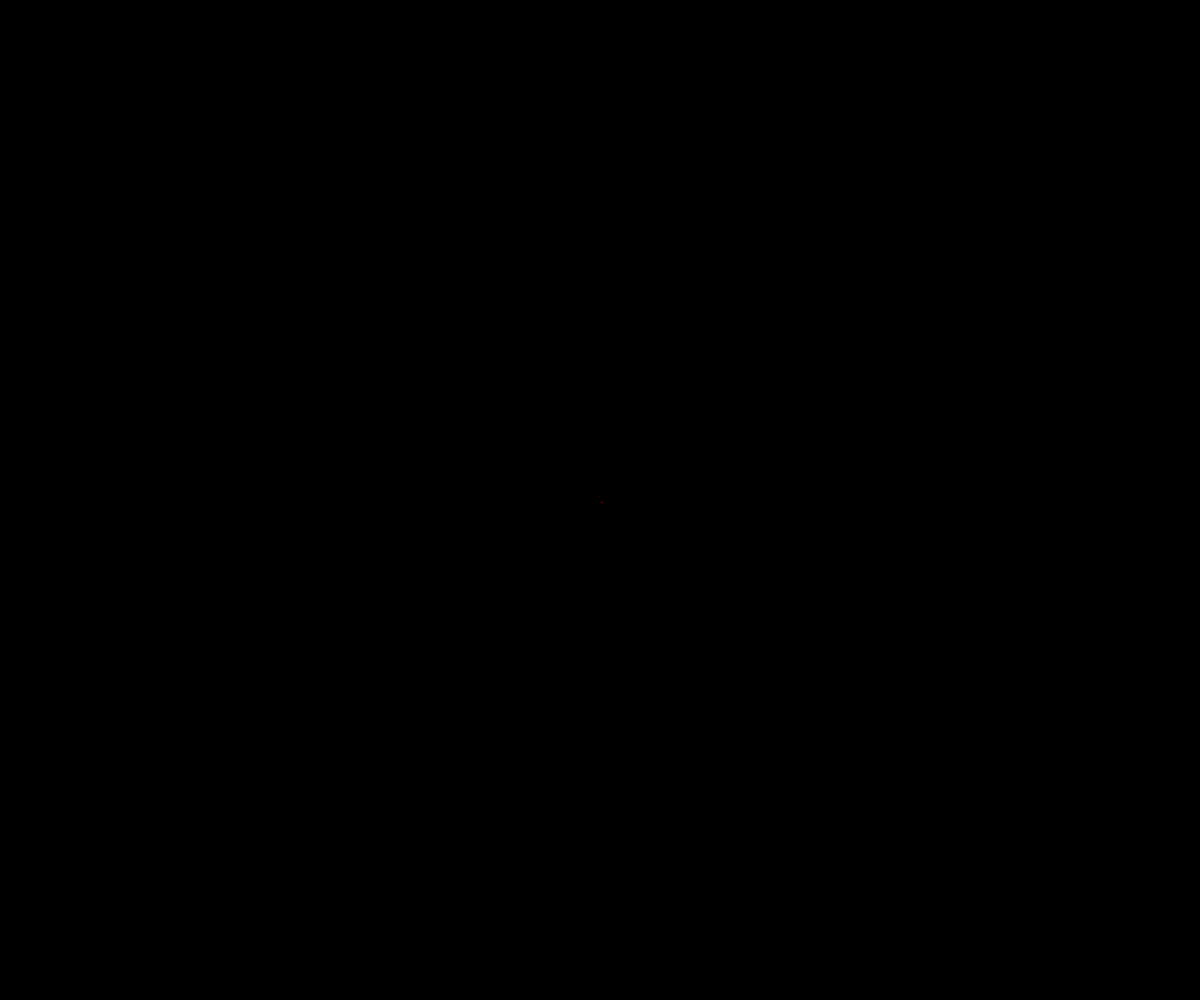
Frame 1 (no input)
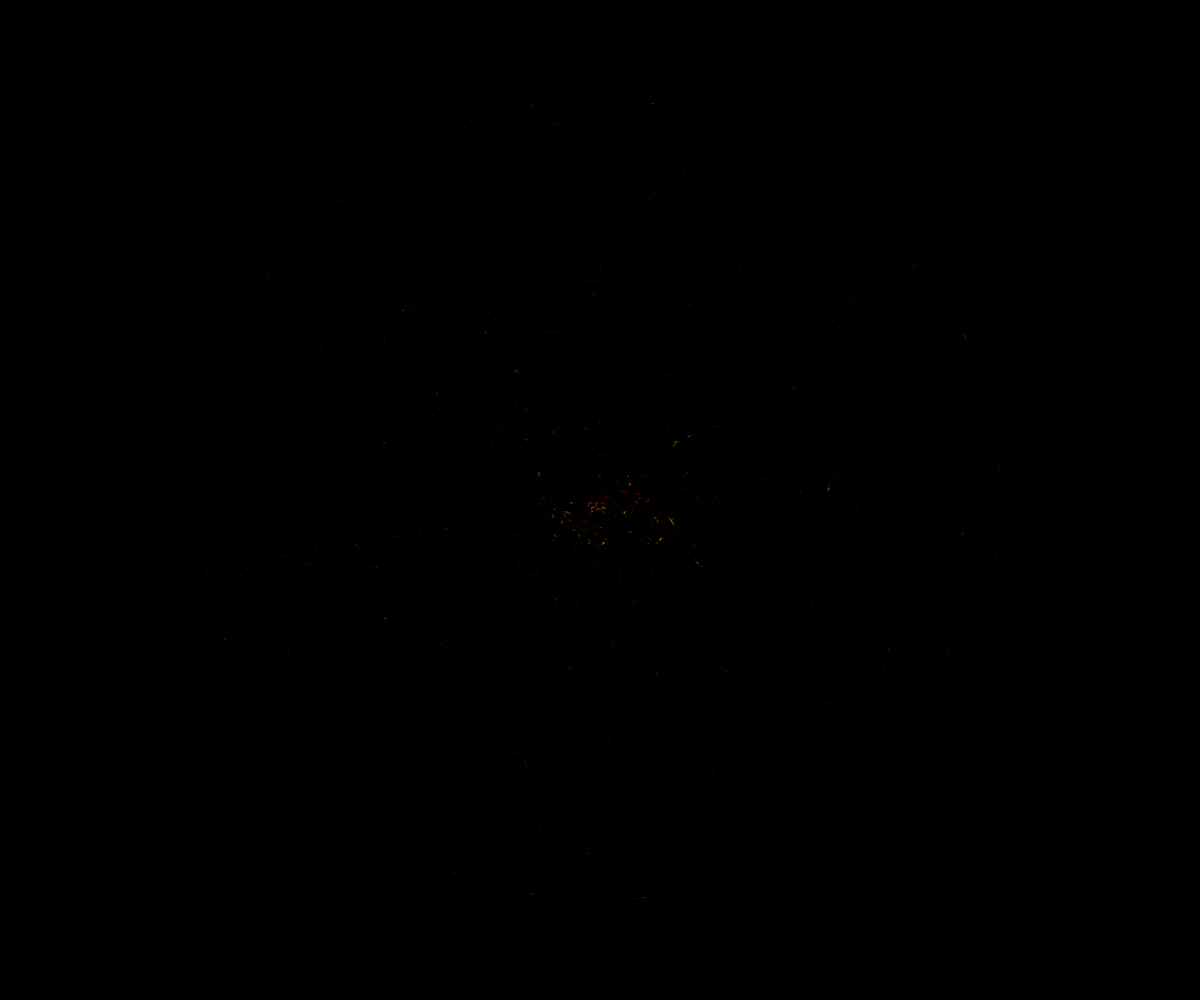
Frame 60 (no input)
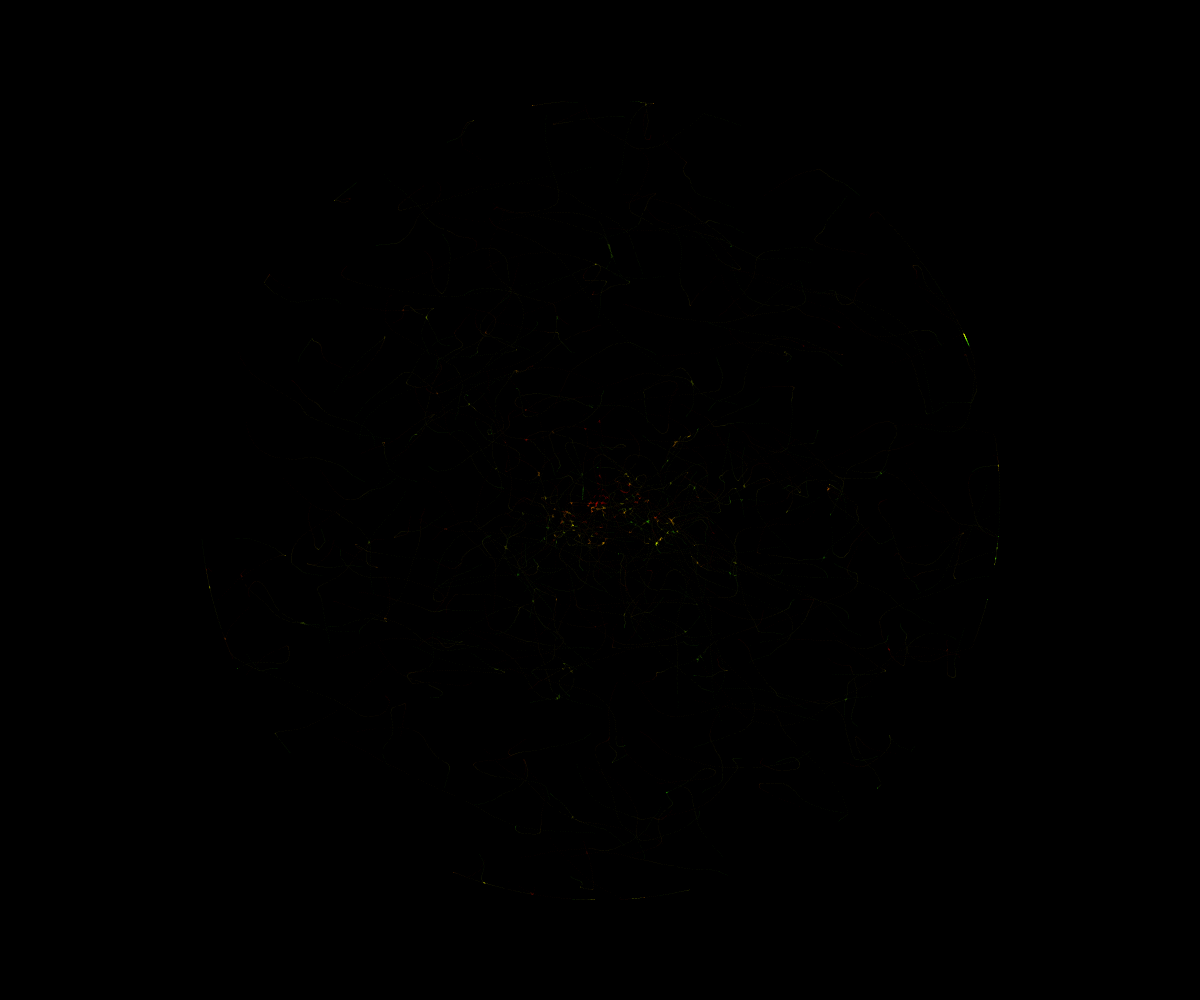
Frame 120 (the mouse pressed at the canvas centre since frame 60)

The p5.js sketch that drew these frames (run headless with seeded random() and noise() and a simulated clock; from frame 60 on, the mouse is pressed at the canvas centre):

// p5.js sketch
// ── sketch.js
let n = 350;
let nodes = [];
let t = 0;

function setup() {
  createCanvas(windowWidth, windowHeight);
  background(0);
  colorMode(HSB);
  for (let i = 0; i < n * 10; i++) {
    let angle = random(TWO_PI);
    let radius = random(min(windowWidth, windowHeight) * 0.4);
    nodes.push({
      x: radius * cos(angle),
      y: radius * sin(angle),
      noiseOffsetX: random(5000),
      noiseOffsetY: random(2000),
      noiseScale: random(50, 200),
    });
  }
  strokeWeight(0.001);
  frameRate(500);
}

function draw() {
  let centerX = windowWidth / 2;
  let centerY = windowHeight / 2;
  let maxRadius = min(windowWidth, windowHeight) * 0.4;

  fill(5, 0.05);
  stroke((t * 99) % 256, 255, 255, 200);

  for (let i = 0; i < n; i++) {
    let node = nodes[i];
    let d = dist(node.x, node.y, 0, 0);

    node.x +=
      6 -
      12 *
        noise(
          node.x / node.noiseScale + node.noiseOffsetX,
          d / node.noiseScale,
          t
        );
    node.y +=
      4 -
      8 *
        noise(
          node.y / node.noiseScale + node.noiseOffsetY,
          d / node.noiseScale,
          t
        );

    if (dist(node.x, node.y, 0, 0) > maxRadius) {
      let angle = atan2(node.y, node.x);
      node.x = maxRadius * cos(angle);
      node.y = maxRadius * sin(angle);
    }

    let x = node.x + centerX;
    let y = node.y + centerY;

    point(x, y);
  }

  for (let i = 0; i < n; i++) {
    for (let j = i + 1; j < n; j++) {
      let x1 = nodes[i].x + centerX;
      let y1 = nodes[i].y + centerY;
      let x2 = nodes[j].x + centerX;
      let y2 = nodes[j].y + centerY;
      let distance = dist(x1, y1, x2, y2);

      if (distance < 2) {
        strokeWeight(0.2);
        line(x1, y1, x2, y2);
      }
    }
  }
  

  t += 0.009;
}
